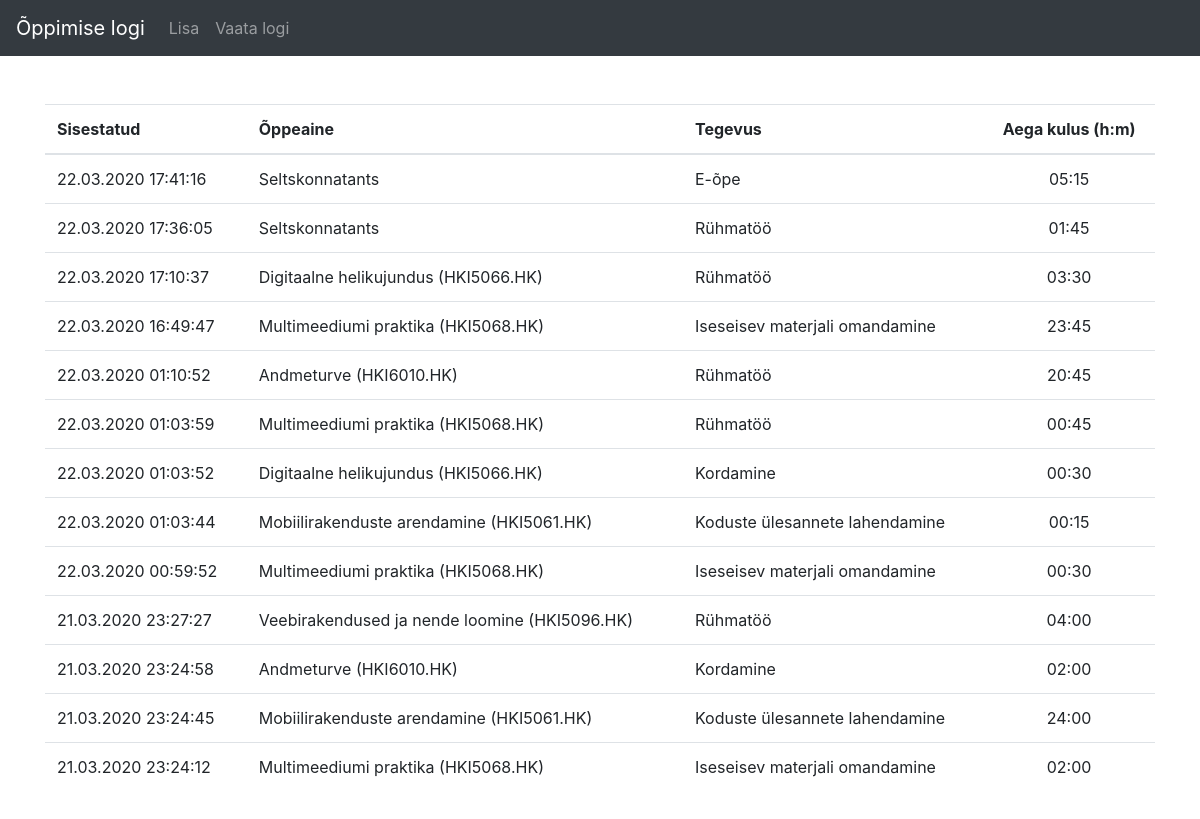
The page /kodune_2/oppimise-logi/log.php on the database its author committed.
### tables this page shows
CREATE TABLE `vr20_studylog` (
  `id` int(11) NOT NULL,
  `course` varchar(20) NOT NULL,
  `activity` varchar(20) NOT NULL,
  `studytime` float NOT NULL,
  `dayadded` datetime NOT NULL DEFAULT current_timestamp()
);

CREATE TABLE `vr20_studylog_courses` (
  `CourseID` int(11) NOT NULL,
  `CourseName` varchar(50) NOT NULL
);

CREATE TABLE `vr20_studylog_activities` (
  `ActivityID` int(11) NOT NULL,
  `ActivityName` varchar(50) NOT NULL
);

### kodune_2/oppimise-logi/fnc.php (the view, shortened to what this page needs)
<?php
function readLog() {
  $response = null;
  $conn = new mysqli(
    $GLOBALS["serverHost"],
    $GLOBALS["serverUsername"],
    $GLOBALS["serverPassword"],
    $GLOBALS["database"]
  );
  $conn->set_charset("utf8");
  $stmt = $conn->prepare("SELECT
                            vr20_studylog.dayadded,
                            vr20_studylog_courses.CourseName,
                            vr20_studylog_activities.ActivityName,
                            vr20_studylog.studytime
                          FROM ((vr20_studylog
                          INNER JOIN vr20_studylog_courses ON vr20_studylog.course=vr20_studylog_courses.CourseID)
                          INNER JOIN vr20_studylog_activities ON vr20_studylog.activity=vr20_studylog_activities.ActivityID)
                          ORDER BY vr20_studylog.dayadded
                          DESC");
  $stmt->bind_result($dayaddedFromDB, $courseFromDB, $activityFromDB, $studytimeFromDB);
  $stmt->execute();
  while ($stmt->fetch()) {
    $createdDate = substr($dayaddedFromDB, 0, 10);
    $createdTime = substr($dayaddedFromDB, 10);
    $createdDate = date("d-m-Y", strtotime($createdDate));
    $createdDate = str_replace("-",".", $createdDate);
    $studytimeFromDB = sprintf('%02d:%02d', (int) $studytimeFromDB, fmod($studytimeFromDB, 1) * 60);
    $response .= '<tr>';
    $response .= '<td>' . $createdDate . $createdTime . '</td>';
    $response .= '<td>' . $courseFromDB . '</td>';
    $response .= '<td>' . $activityFromDB . '</td>';
    $response .= '<td class="text-center">' . $studytimeFromDB . '</td>';
    $response .= '</tr>';
  }
  return $response;
}

### kodune_2/oppimise-logi/log.php (shortened to what this page needs)
<?php
require 'fnc.php';
$log = readLog();
?>
<!DOCTYPE html>
<html lang="et">
<head>
  <link rel="stylesheet" href="https://stackpath.bootstrapcdn.com/bootstrap/4.4.1/css/bootstrap.min.css">
</head>
<body>
  <?php
    require 'nav.php';
  ?>
  <div class="container py-5">
    <table class="table table-hover">
      <thead>
        <tr>
          <th scope="col">Sisestatud</th>
          <th scope="col">Õppeaine</th>
          <th scope="col">Tegevus</th>
          <th scope="col" class="text-center">Aega kulus (h:m)</th>
        </tr>
      </thead>
      <tbody>
        <?php echo $log; ?>
      </tbody>
    </table>
  </div>
  </body>
</html>

### kodune_2/oppimise-logi/nav.php (shortened to what this page needs)
<nav class="navbar navbar-expand navbar-dark bg-dark">
    <a class="navbar-brand" href="page.php">Õppimise logi</a>
    <div class="collapse navbar-collapse" id="navbarsExample02">
      <ul class="navbar-nav mr-auto">
        <li class="nav-item">
          <a class="nav-link" href="page.php">Lisa <span class="sr-only">(current)</span></a>
        </li>
        <li class="nav-item">
          <a class="nav-link" href="log.php">Vaata logi</a>
        </li>
      </ul>
    </div>
  </nav>

### rows shown on the page
vr20_studylog: dayadded "22.03.2020", dayadded "17:41:16", vr20_studylog_courses.CourseName "Seltskonnatants", vr20_studylog_activities.ActivityName "E-õpe", studytime "05:15"
vr20_studylog: dayadded "22.03.2020", dayadded "17:36:05", vr20_studylog_courses.CourseName "Seltskonnatants", vr20_studylog_activities.ActivityName "Rühmatöö", studytime "01:45"
vr20_studylog: dayadded "22.03.2020", dayadded "17:10:37", vr20_studylog_courses.CourseName "Digitaalne helikujundus (HKI5066.HK)", vr20_studylog_activities.ActivityName "Rühmatöö", studytime "03:30"
vr20_studylog: dayadded "22.03.2020", dayadded "16:49:47", vr20_studylog_courses.CourseName "Multimeediumi praktika (HKI5068.HK)", vr20_studylog_activities.ActivityName "Iseseisev materjali omandamine", studytime "23:45"
vr20_studylog: dayadded "22.03.2020", dayadded "01:10:52", vr20_studylog_courses.CourseName "Andmeturve (HKI6010.HK)", vr20_studylog_activities.ActivityName "Rühmatöö", studytime "20:45"
vr20_studylog: dayadded "22.03.2020", dayadded "01:03:59", vr20_studylog_courses.CourseName "Multimeediumi praktika (HKI5068.HK)", vr20_studylog_activities.ActivityName "Rühmatöö", studytime "00:45"
vr20_studylog: dayadded "22.03.2020", dayadded "01:03:52", vr20_studylog_courses.CourseName "Digitaalne helikujundus (HKI5066.HK)", vr20_studylog_activities.ActivityName "Kordamine", studytime "00:30"
vr20_studylog: dayadded "22.03.2020", dayadded "01:03:44", vr20_studylog_courses.CourseName "Mobiilirakenduste arendamine (HKI5061.HK)", vr20_studylog_activities.ActivityName "Koduste ülesannete lahendamine", studytime "00:15"
vr20_studylog: dayadded "22.03.2020", dayadded "00:59:52", vr20_studylog_courses.CourseName "Multimeediumi praktika (HKI5068.HK)", vr20_studylog_activities.ActivityName "Iseseisev materjali omandamine", studytime "00:30"
vr20_studylog: dayadded "21.03.2020", dayadded "23:27:27", vr20_studylog_courses.CourseName "Veebirakendused ja nende loomine (HKI5096.HK)", vr20_studylog_activities.ActivityName "Rühmatöö", studytime "04:00"
vr20_studylog: dayadded "21.03.2020", dayadded "23:24:58", vr20_studylog_courses.CourseName "Andmeturve (HKI6010.HK)", vr20_studylog_activities.ActivityName "Kordamine", studytime "02:00"
vr20_studylog: dayadded "21.03.2020", dayadded "23:24:45", vr20_studylog_courses.CourseName "Mobiilirakenduste arendamine (HKI5061.HK)", vr20_studylog_activities.ActivityName "Koduste ülesannete lahendamine", studytime "24:00"
vr20_studylog: dayadded "21.03.2020", dayadded "23:24:12", vr20_studylog_courses.CourseName "Multimeediumi praktika (HKI5068.HK)", vr20_studylog_activities.ActivityName "Iseseisev materjali omandamine", studytime "02:00"
